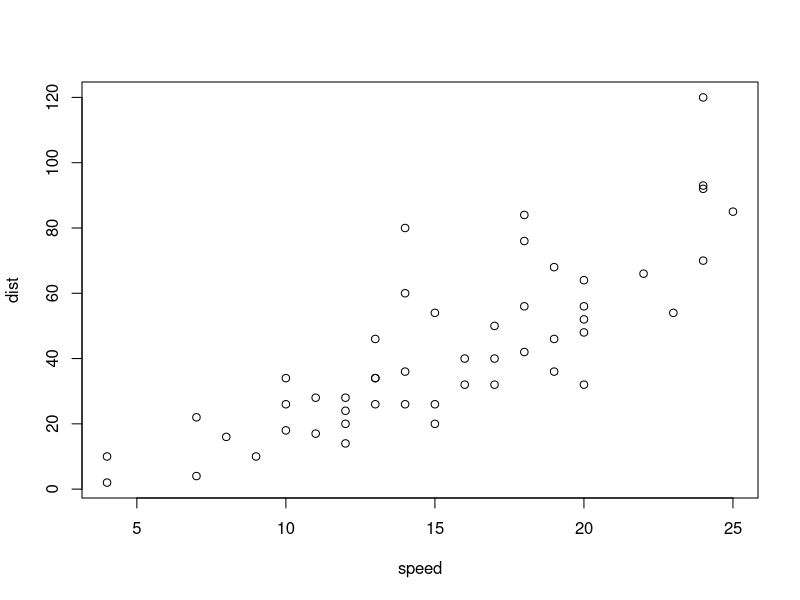
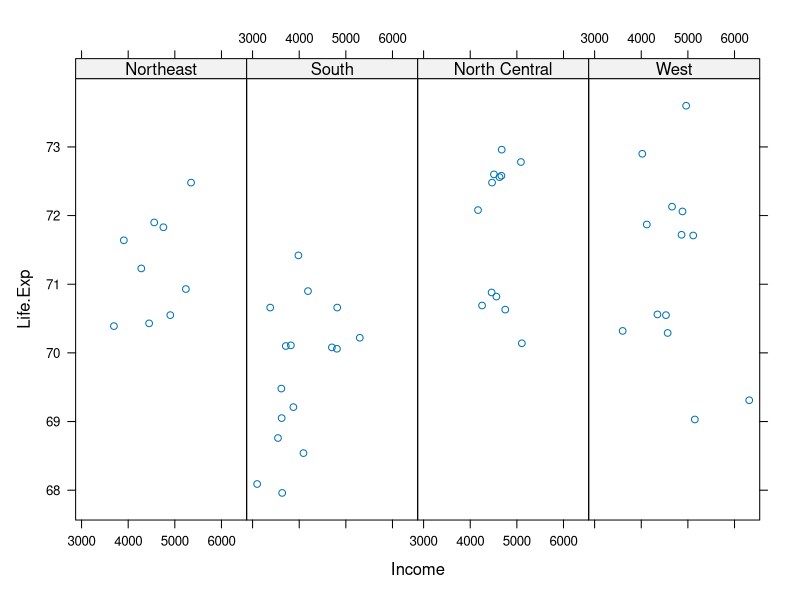
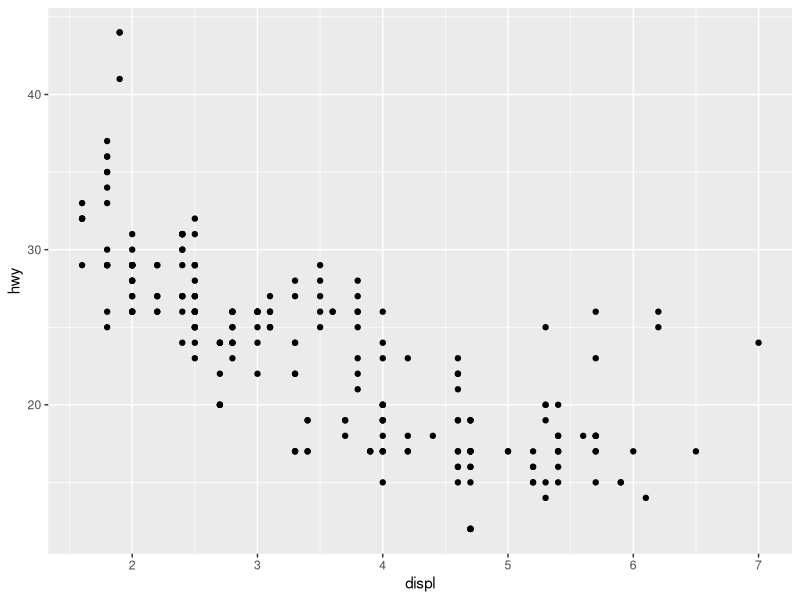
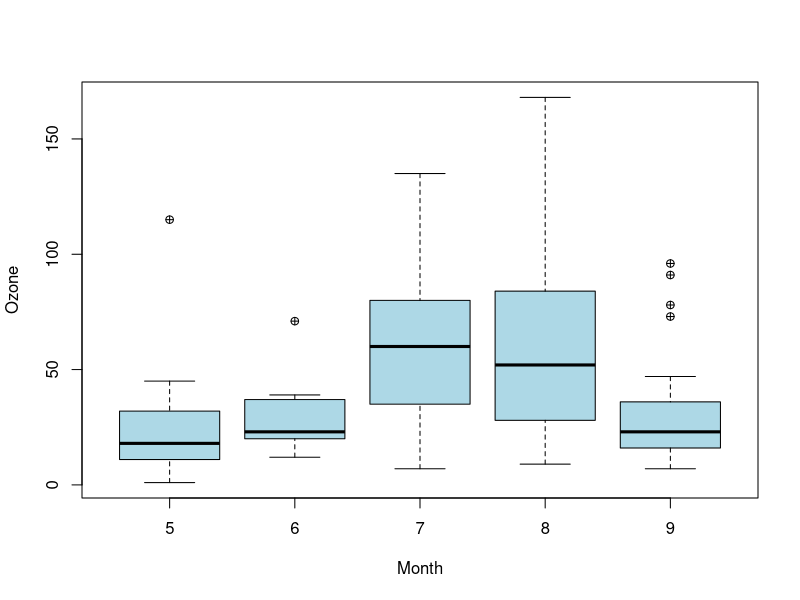
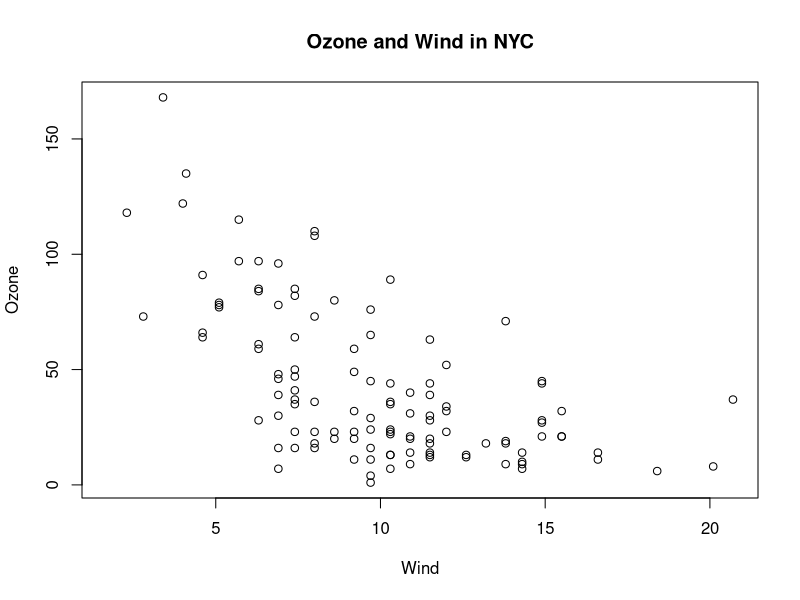
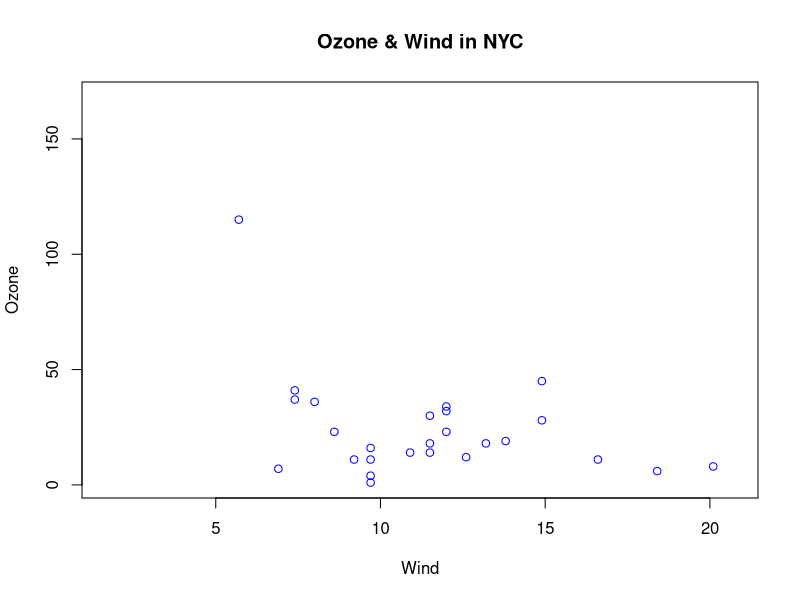
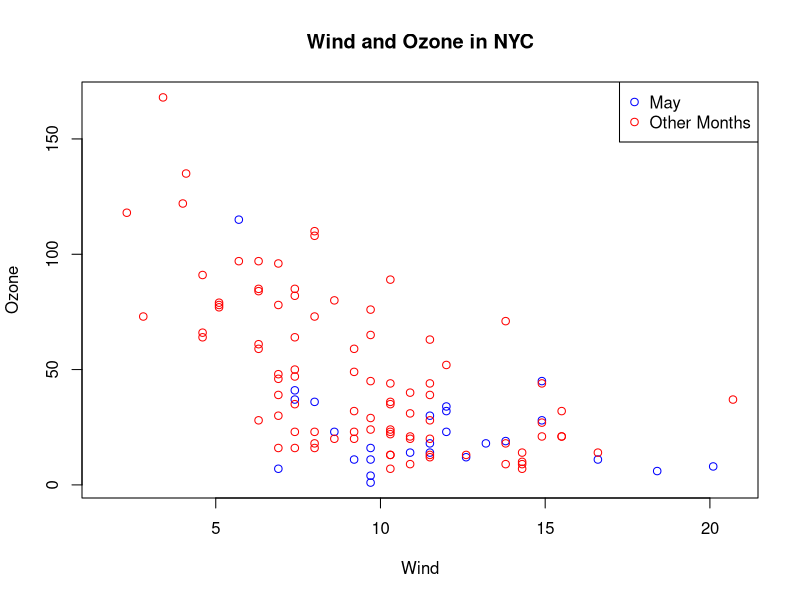
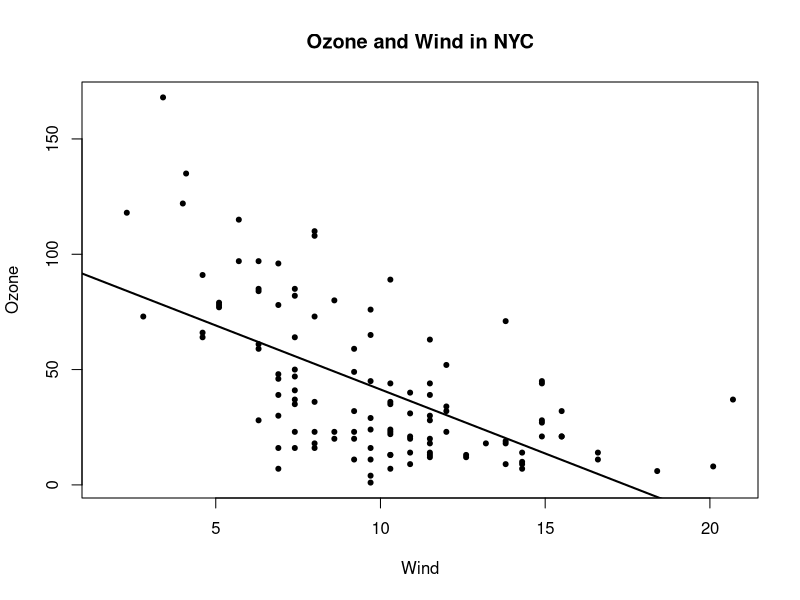

Here is the R script that generated these plots, in order:
#Base Plot System
library(datasets)
data(cars)
with(cars, plot(speed,dist))

#Lattice System & Plot
library(lattice)
state <- data.frame(state.x77, region= state.region)
xyplot(Life.Exp ~ Income | region, data=state, layout= c(4,1))

#ggplot2 system
library(ggplot2)
data(mpg)
qplot(displ, hwy, data=mpg)


#boxplot by factoring the months of airquality variable of month
library(datasets)
str(airquality)
class(airquality$Month)

airquality <- transform(airquality, Month=factor(Month))
boxplot(Ozone~Month, airquality, xlab="Month", ylab="Ozone", 
        pch=10, col="light blue")

par(bg="white")

#Adding a title in Base Plotting Functions
library(datasets)
with(airquality, plot(Wind, Ozone))
title(main="Ozone and Wind in NYC")

#Base Plot with Annotation
with(airquality, plot(Wind, Ozone, main="Ozone & Wind in NYC", type="n"))
with(subset(airquality, Month==5), points(Wind, Ozone, col='blue'))

##Another Example of Base Plot w/ Annotation (with legend & color)
with(airquality, plot(Wind, Ozone, type="n",main="Wind and Ozone in NYC"))
with(subset(airquality, Month==5), points(Wind, Ozone, col='blue'))
with(subset(airquality, Month!=5), points(Wind, Ozone, col='red'))
legend("topright", pch=1, col=c("blue", "red"), legend=c("May", "Other Months"))

#Base Plot w/Regression Line
with(airquality, plot(Wind, Ozone, main="Ozone and Wind in NYC",
                      pch=20))
model <- lm(Ozone~Wind, airquality)
abline(model, lwd=2)

str(airquality)

#Multiple Base Plots!
par(mfrow=c(1,3), mar= c(4,4,2,1), oma=c(0,0,2,0))
with(airquality, {
    plot(Wind, Ozone, main="Ozone & Wind")
    plot(Solar.R, Ozone, main="Ozone and Solar Radiation")
    plot(Temp, Ozone, main="Ozone and Temp")
    mtext("Ozone on Weather in NYC", outer=T)
})

#Editing Margins:
x<- rnorm(100)
y<- rnorm(100)
plot(x,y)
par("mar")
